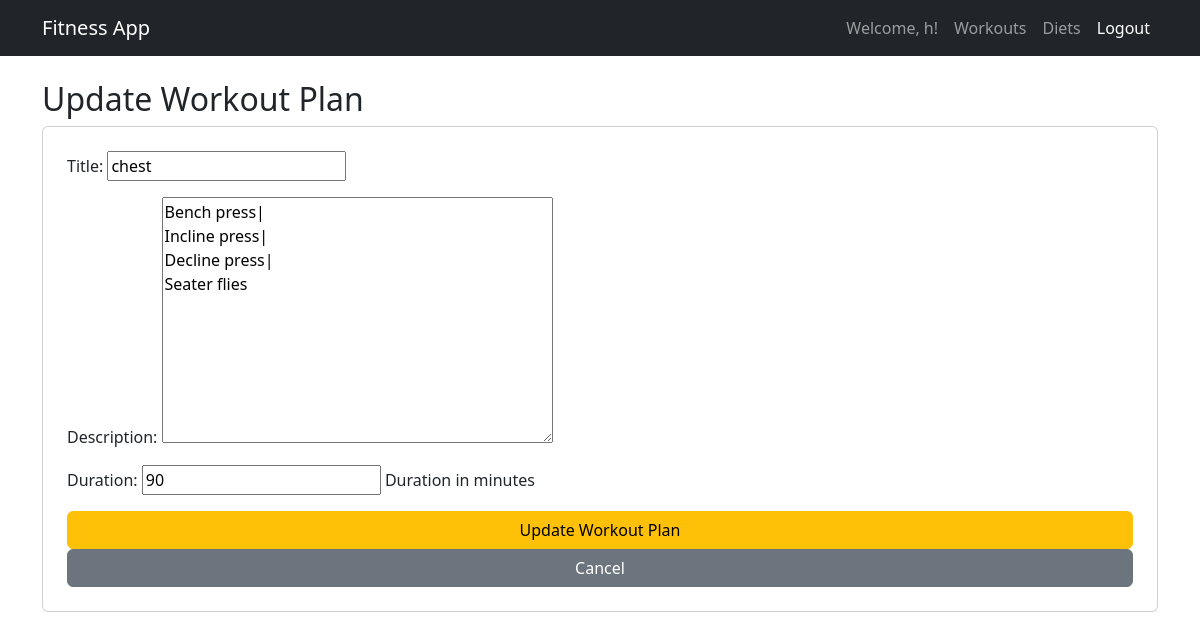
/update-workout/3/ (signed in), run on the app's committed database.
### fitness/models.py (models this page shows, shortened)
class CustomUser(AbstractUser):
    email = models.EmailField(unique=True) #ensure email is unique

class Workout(models.Model):
    user= models.ForeignKey(settings.AUTH_USER_MODEL, on_delete=models.CASCADE)#on_delete=models.CASCADE ensures that if a user is deleted, their associated workouts are removed,
    title= models.CharField(max_length=255)
    description= models.TextField()
    duration= models.PositiveIntegerField(help_text="Duration in minutes")
    date= models.DateField(auto_now_add=True)#This helps in tracking daily progress without requiring manual input
    objects= models.Manager()

### fitness/views.py (the view)
# urls.py: path('update-workout/<int:id>/', views.update_workout, name='update_workout'),
@login_required
def update_workout(request, id):
    workout = get_object_or_404(Workout, id=id)
    if request.method == 'POST':
        form = WorkoutForm(request.POST, instance=workout)
        if form.is_valid():
            form.save()
            return redirect('workout_list')
    else:
        form = WorkoutForm(instance=workout)
    return render(request, 'update_workout.html', {'form': form})

### fitness/forms.py
class WorkoutForm(forms.ModelForm):
    class Meta:
        model = Workout
        fields = ['title', 'description', 'duration']

### fitness/templates/update_workout.html (shortened to what this page needs)
{% extends 'base.html' %}
{% block content %}
<h2>Update Workout Plan</h2>
<form method="POST" class="card p-4">
    {{ form.as_p }}
    <button type="submit" class="btn btn-warning">Update Workout Plan</button>
    <a href="{% url 'workout_list' %}" class="btn btn-secondary">Cancel</a>
</form>
{% endblock %}

### fitness/templates/base.html (shortened to what this page needs)
{% load static %}
<!DOCTYPE html>
<html lang="en">
<head>
    <link rel="stylesheet" href="{% static 'css/style.css' %}">
    <link href="https://cdn.jsdelivr.net/npm/bootstrap@5.3.0/dist/css/bootstrap.min.css" rel="stylesheet">
</head>
<body>
    <nav class="navbar navbar-expand-lg navbar-dark bg-dark">
        <div class="container">
            <a class="navbar-brand" href="{% url 'home' %}">Fitness App</a>
            <div class="collapse navbar-collapse" id="navbarNav">
                <ul class="navbar-nav ms-auto">
                    {% if user.is_authenticated %}
                    <li class="nav-item"><a class="nav-link" href="{% url 'workout_list' %}">Welcome, {{ user.username }}!</a></li>
                        <li class="nav-item"><a class="nav-link" href="{% url 'workout_list' %}">Workouts</a></li>
                        <li class="nav-item"><a class="nav-link" href="{% url 'diet_list' %}">Diets</a></li>
                        <li class="nav-item"><a class="nav-link btn btn-danger text-white" href="{% url 'logout' %}">Logout</a></li>
                    {% else %}
                        <li class="nav-item"><a class="nav-link" href="{% url 'login' %}">Login</a></li>
                        <li class="nav-item"><a class="nav-link" href="{% url 'register' %}">Register</a></li>
                    {% endif %}
                </ul>
            </div>
        </div>
    </nav>
    <div class="container mt-4">
        {% block content %}
        {% endblock %}
    </div>
</body>
</html>

### data on the page
CustomUser: username "h"
Workout: title "chest", description "Bench press| Incline press| Decline press| Seater flies", duration "90"
